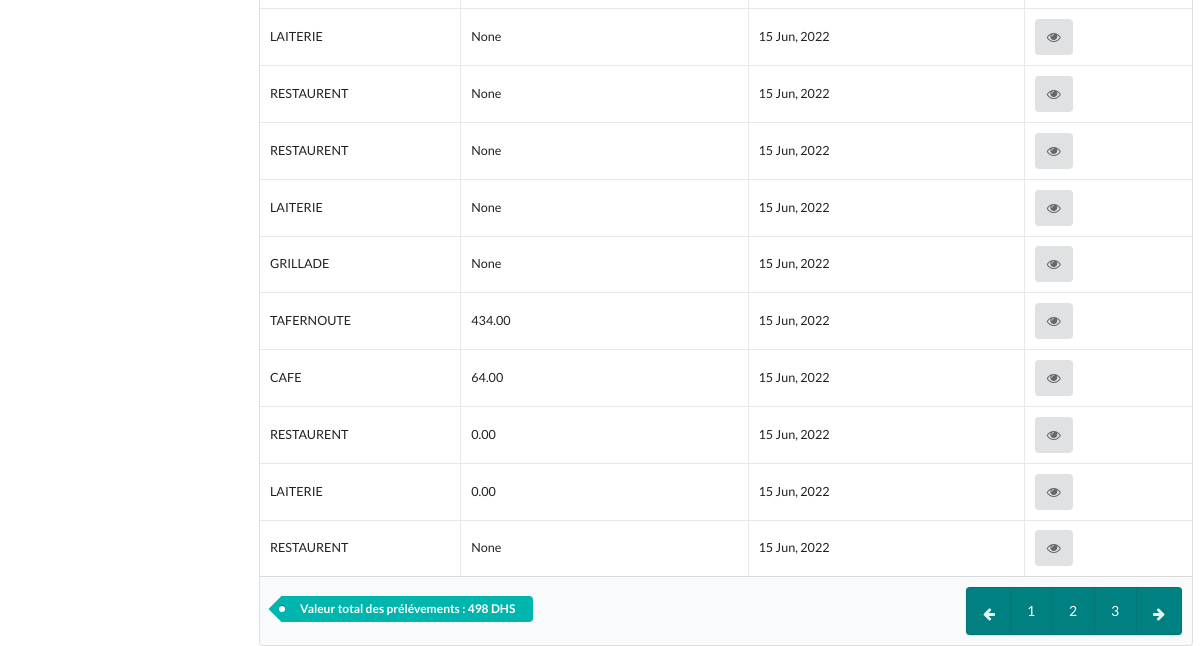
The page /takelist (signed in, lower part) on the database as committed earlier.
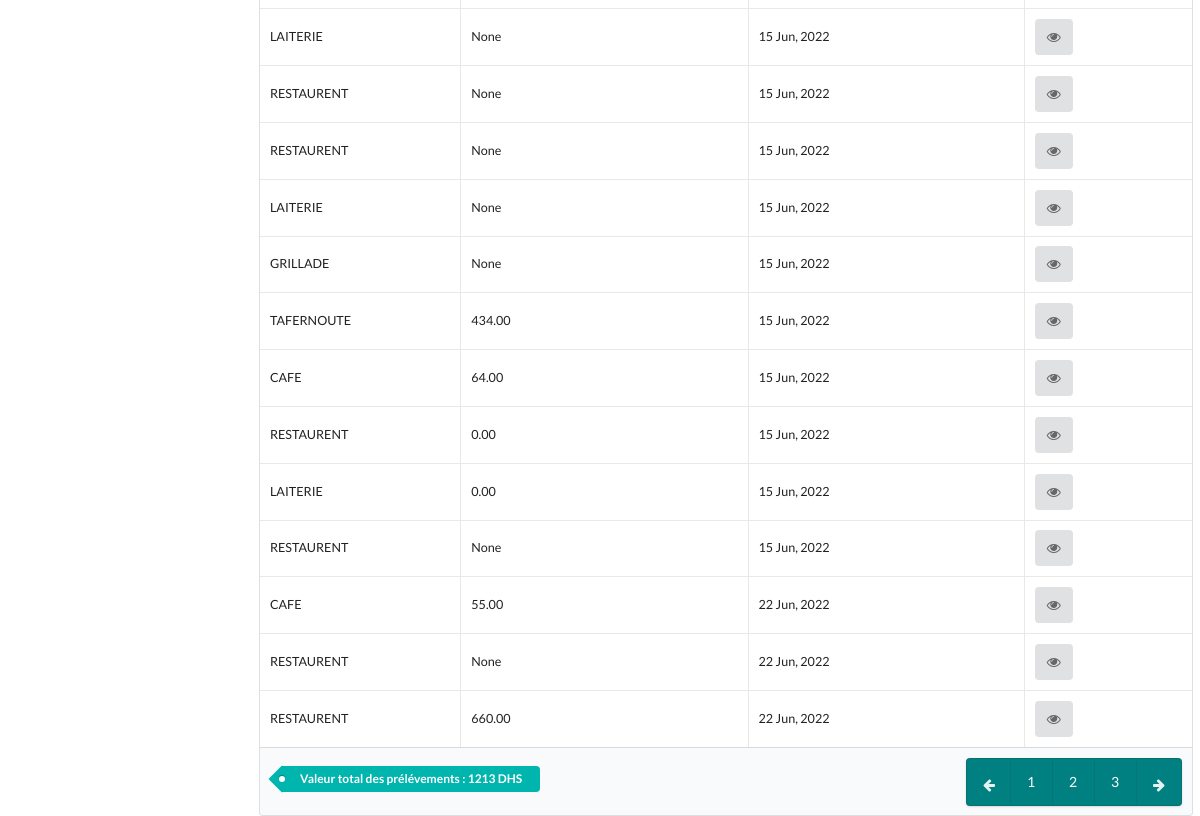
The same page on the database as committed later.
### stock/models.py (models this page shows, shortened)
class Taking(models.Model):
    uid = models.UUIDField(default=uuid.uuid1, editable=False)
    user      = models.ForeignKey(User, on_delete=models.CASCADE,  null=True)
    poste = models.CharField(max_length=125, blank=True, choices=POSTE, null=True, verbose_name="Prélévement pour quel Poste ?")
    made_on  = models.DateTimeField(auto_now=True, verbose_name="Date et heure de sortie")
    total_value = models.DecimalField(max_digits=12, decimal_places=2, null=True, blank=True)
    ref       = models.CharField(max_length=125, blank=True, verbose_name="Référence unique")

### stock/views.py (the view, shortened to what this page needs)
# urls.py: path('takelist', takelist, name='takelist'),
@login_required
def takelist(request):
    takelist = Taking.objects.all()
    price_of_all_takings = takelist.aggregate(Sum('total_value'))
    return render(request, "takelist.html", {"takelist": takelist, 'pr': price_of_all_takings})

### templates/takelist.html (shortened to what this page needs)
{% extends 'base.html' %}
{% load static %}
{% block content %}
<link rel="stylesheet" href="{% static 'css/home.css' %}">
<link rel="stylesheet" href="{% static 'css/article_list.css' %}">
<div class="container main">
    <div class="site-content tabl">
        <table class="ui small celled table">
            <tbody>
                {% for l in takelist %}
              <tr>
                <td data-label="Article">{{l.poste}}</td>
                <td data-label="Classification">{{l.total_value}}</td>
                <td>{{l.made_on|date:"d M, Y"}}</td>
                <td data-label="Fournisseurs">
                    <a href="{% url 'takedetails' l.id %}" class="ui icon button">
                        <i class="eye icon"></i>
                    </a>
                </td>
              </tr>
              {% endfor %}
            </tbody>
            <tfoot class="full-width">
            <tr>
                <th class="tah" colspan="6">
                  <div class="ui right floated pagination menu">
                    <a class="icon item tabf">
                      <i class="arrow left icon"></i>
                    </a>
                    <a class="item tabf">1</a>
                    <a class="item tabf">2</a>
                    <a class="item tabf">3</a>
                    <a class="icon item tabf">
                      <i class="arrow right icon"></i>
                    </a>
                  </div>
                  <div class="ui teal tag labels tah">
                    <a class="ui label">
                      Valeur total des prélévements : {{pr.total_value__sum}} DHS
                    </a>
                  </div>
                </th>
            </tr>
            </tfoot>
          </table>
    </div>
</div>
{% endblock content %}

Rows that differ between the two databases and show on the page:
added Taking: poste "CAFE", total_value "55.00", made_on "22 Jun, 2022"
added Taking: poste "RESTAURENT", total_value "None", made_on "22 Jun, 2022"
added Taking: poste "RESTAURENT", total_value "660.00", made_on "22 Jun, 2022"
Other text that changed with them:
{{ pr.total_value__sum }}: "498" → "1213"
